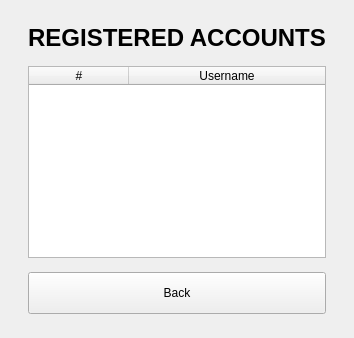
      <widget class="QWidget" name="page_admin_accounts">
       <layout class="QVBoxLayout" name="layout_admin_accounts">
        <property name="spacing">
         <number>14</number>
        </property>
        <property name="leftMargin">
         <number>28</number>
        </property>
        <property name="topMargin">
         <number>24</number>
        </property>
        <property name="rightMargin">
         <number>28</number>
        </property>
        <property name="bottomMargin">
         <number>24</number>
        </property>
        <item>
         <widget class="QLabel" name="lblAdminAccountsTitle">
          <property name="font">
           <font>
            <pointsize>18</pointsize>
            <bold>true</bold>
           </font>
          </property>
          <property name="text">
           <string>REGISTERED ACCOUNTS</string>
          </property>
          <property name="alignment">
           <set>Qt::AlignmentFlag::AlignCenter</set>
          </property>
          <property name="wordWrap">
           <bool>true</bool>
          </property>
          <property name="role" stdset="0">
           <string>pageTitle</string>
          </property>
         </widget>
        </item>
        <item>
         <widget class="QTableWidget" name="tblAdminAccounts">
          <property name="editTriggers">
           <set>QAbstractItemView::EditTrigger::NoEditTriggers</set>
          </property>
          <property name="selectionMode">
           <enum>QAbstractItemView::SelectionMode::NoSelection</enum>
          </property>
          <property name="columnCount">
           <number>2</number>
          </property>
          <attribute name="horizontalHeaderStretchLastSection">
           <bool>true</bool>
          </attribute>
          <attribute name="verticalHeaderVisible">
           <bool>false</bool>
          </attribute>
          <column>
           <property name="text">
            <string>#</string>
           </property>
          </column>
          <column>
           <property name="text">
            <string>Username</string>
           </property>
          </column>
         </widget>
        </item>
        <item>
         <widget class="QPushButton" name="btnAdminAccountsBack">
          <property name="minimumSize">
           <size>
            <width>0</width>
            <height>42</height>
           </size>
          </property>
          <property name="cursor">
           <cursorShape>PointingHandCursor</cursorShape>
          </property>
          <property name="text">
           <string>Back</string>
          </property>
          <property name="role" stdset="0">
           <string>ghost</string>
          </property>
         </widget>
        </item>
       </layout>
      </widget>
